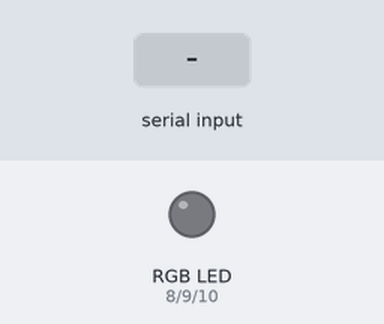
Bench run of a sketch on a simulated Arduino Uno, built with avr-gcc and run on an emulated ATmega328P. Parts: an RGB LED mixed from three pins (HIGH = lit). The test bench sets the inputs (shaded band). What the sketch prints to the serial monitor is not drawn.

Above: at 1.2 s.
1.3 s: "1\n" received over Serial
At 2.1 s:
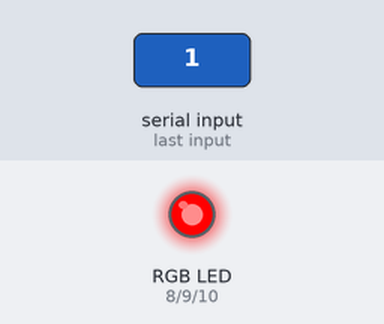
3.8 s: "2\n" received over Serial
At 4.1 s:
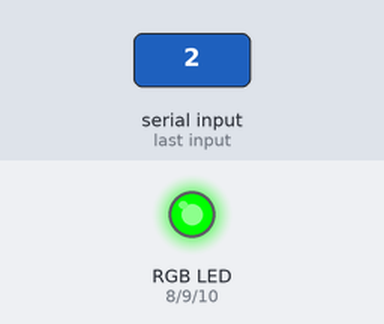
6.3 s: "3\n" received over Serial
At 7.1 s:
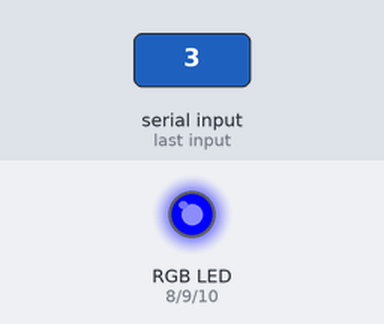
8.8 s: "4\n" received over Serial
At 9.1 s:
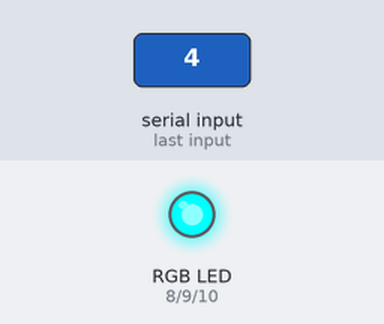
11.3 s: "5\n" received over Serial
At 12.1 s:
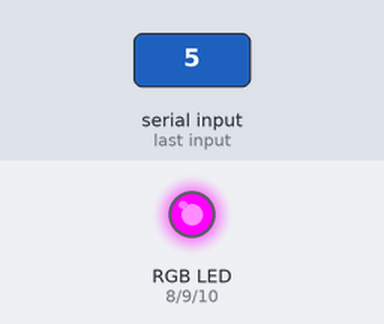
Timing chart, 0 to 14.3 s (numbered marks = the images above; inputs shaded):
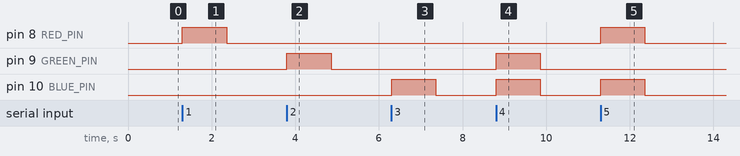

The sketch:

blink_rgb_led.ino
```cpp
int RED_PIN = 8;
int GREEN_PIN = 9;
int BLUE_PIN = 10;
int option;
String question = "Which color do you want?";
String options = "\n0 - Off\n1 - Red\n2 - Green\n3 - Blue\n4 - Cyan\n5 - Magenta\n6 - Yellow\n7 - Orange\n8 - Fuchsia";

void setup() {

    Serial.begin(9600);
    pinMode(RED_PIN, OUTPUT);
    pinMode(GREEN_PIN, OUTPUT);
    pinMode(BLUE_PIN, OUTPUT);
}

void loop() {

    Serial.println(question);
    Serial.println(options);

    while (Serial.available() == 0) {}

    option = Serial.parseInt();

    switch (option) {
        case 0:
            digitalWrite(RED_PIN, LOW);
            digitalWrite(GREEN_PIN, LOW);
            digitalWrite(BLUE_PIN, LOW);
            break;
        case 1:
            digitalWrite(RED_PIN, HIGH);
            digitalWrite(GREEN_PIN, LOW);
            digitalWrite(BLUE_PIN, LOW);
            break;
        case 2:
            digitalWrite(RED_PIN, LOW);
            digitalWrite(GREEN_PIN, HIGH);
            digitalWrite(BLUE_PIN, LOW);
            break;
        case 3:
            digitalWrite(RED_PIN, LOW);
            digitalWrite(GREEN_PIN, LOW);
            digitalWrite(BLUE_PIN, HIGH);
            break;
        case 4:
            digitalWrite(RED_PIN, LOW);
            analogWrite(GREEN_PIN, 255);
            analogWrite(BLUE_PIN, 255);
            break;
        case 5:
            analogWrite(RED_PIN, 255);
            digitalWrite(GREEN_PIN, LOW);
            analogWrite(BLUE_PIN, 255);
            break;
        case 6:
            analogWrite(RED_PIN, 255);
            analogWrite(GREEN_PIN, 255);
            digitalWrite(BLUE_PIN, LOW);
            break;
        case 7:
            analogWrite(RED_PIN, 255);
            analogWrite(GREEN_PIN, 165);
            digitalWrite(BLUE_PIN, LOW);
            break;
        case 8:
            digitalWrite(RED_PIN, LOW);
            analogWrite(GREEN_PIN, 255);
            analogWrite(BLUE_PIN, 255);
            break;
        default:
            Serial.println("Invalid option");
            break;
    }
}
```

Measured:
- after the input at 1.3 s, pin 8 (RED_PIN): LOW → HIGH at once, → LOW 1.1 s later
- after the input at 3.8 s, pin 9 (GREEN_PIN): LOW → HIGH at once, → LOW 1.1 s later
- after the input at 6.3 s, pin 10 (BLUE_PIN): LOW → HIGH at once, → LOW 1.1 s later
- after the input at 8.8 s, pin 9 (GREEN_PIN), pin 10 (BLUE_PIN): LOW → HIGH at once, → LOW 1.1 s later
- after the input at 11.3 s, pin 8 (RED_PIN), pin 10 (BLUE_PIN): LOW → HIGH at once, → LOW 1.1 s later
